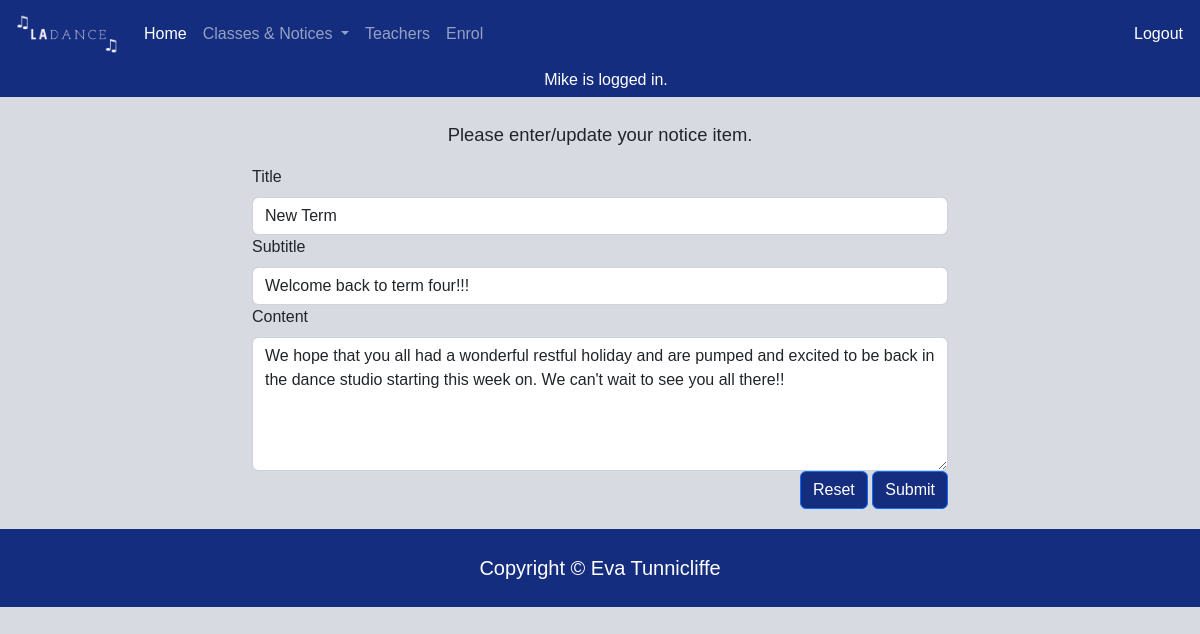
Page /news_cud?id=7&task=update (signed in) on the committed database.
### tables this page shows
CREATE TABLE news(
    news_id integer primary key autoincrement not null,
    title text not null unique,
    subtitle text not null unique,
    content text not null unique,
    newsdate date not null ,
    member_id integer not null,
    foreign key(member_id) references member(member_id)
);

### server.py (the view, shortened to what this page needs)
@app.route('/news_cud', methods=['GET', 'POST'])
def news_cud():
    data = request.args
    print(data)
    required_keys = ['id', 'task']
    for k in required_keys:
        if k not in data.keys():
            message = " Could not get the right keys for news CUD"
            return render_template("error.html", message=message)
    if request.method == 'GET':
        if data['task'] == 'delete':
            sql = "delete from news where news_id =?"
            values_tuple = (data['id'],)
            result= run_commit_query(sql, values_tuple, db_path)
            return redirect(url_for('notices'))
        elif data['task'] == 'update':
            sql = """ select title, subtitle, content from news where news_id=?"""
            values_tuple = (data['id'],)
            result = run_search_query_tuples(sql, values_tuple, db_path, True)
            result = result[0]
            return render_template("news_cud.html",
                                   **result,
                                   id=data['id'],
                                   task=data['task'])
        elif data['task'] == 'add':
            temp = {'title' : 'Test Title' , 'subtitle' : 'Test Subtitle' , 'content' : 'Test Content'}
            return render_template("news_cud.html",
                                   id=0,
                                   task=data['task'],
                                   **temp)
        else:
            message = "Unrecognised task coming from news page"
            return render_template("error.html", message=message)

### db_functions.py (called while the page is built)
def run_search_query_tuples(sql_query, values_tuple, file_path, rowfactory=False):
    result = None
    try:
        db = sqlite3.connect(file_path)
        if rowfactory:
            db.row_factory = sqlite3.Row
        cursor = db.cursor()
        cursor.execute(sql_query, values_tuple)
        result = cursor.fetchall()
        cursor.close()
    except sqlite3.Error as error:
        print("Error running search query tuples: {}".format(error))
        return None
    db.close()
    if result is None:
        print("No search values were found")
    return result

### templates/news_cud.html (shortened to what this page needs)
{% extends "layout.html" %}
{% block content %}
<br>
    <div class="container-lg" style="width: 60%;">
        <p class="body-text">Please enter/update your notice item.</p>
        <form action="{{url_for('news_cud', id=id, task=task)}}" method="POST">
    <div>
        <label for="title" class="form-label">Title</label>
        <input type="text" class="form-control" id="title" name="title" placeholder="" value="{{title}}" required>
    </div>
    <div>
        <label for="subtitle" class="form-label" >Subtitle</label>
        <input type="text" class="form-control" id="subtitle" name="subtitle" placeholder="" value="{{subtitle}}" required>
    </div>
    <div>
        <label for="content" class="form-label" >Content</label>
        <textarea class="form-control" id="content" name="content" rows="5" required>{{content}}</textarea>
    </div>
            <div class="text-end">
                <button type="reset" class="btn btn-primary">Reset</button>
                <button type="submit" class="btn btn-primary">Submit</button>
                </div>
    </form>
    </div>
{% endblock %}

### static/styles.css (style rules this page uses)
:root { --brand-blue: rgb(21, 45, 126); --brand-background:rgb(215, 218, 224); }
body { font-family: sans-serif; font-size: 100%; background-color: var(--brand-background); }
p { font-size: 1.15em; }
.body-text { text-align: center; }
label, input[type="text"], input[type="email"], input[type="number"], textarea { font-size: 1em !important; }
.btn { background-color: var(--brand-blue); color: white; }

### rows in the picture
news: title "New Term", subtitle "Welcome back to term four!!!", content "We hope that you all had a wonderful restful holiday and are pumped and excited to be back in the dance studio starting this week on. We can't wait to see you all there!!"

### other values in the picture
{{ session['name'] }} "Mike"
